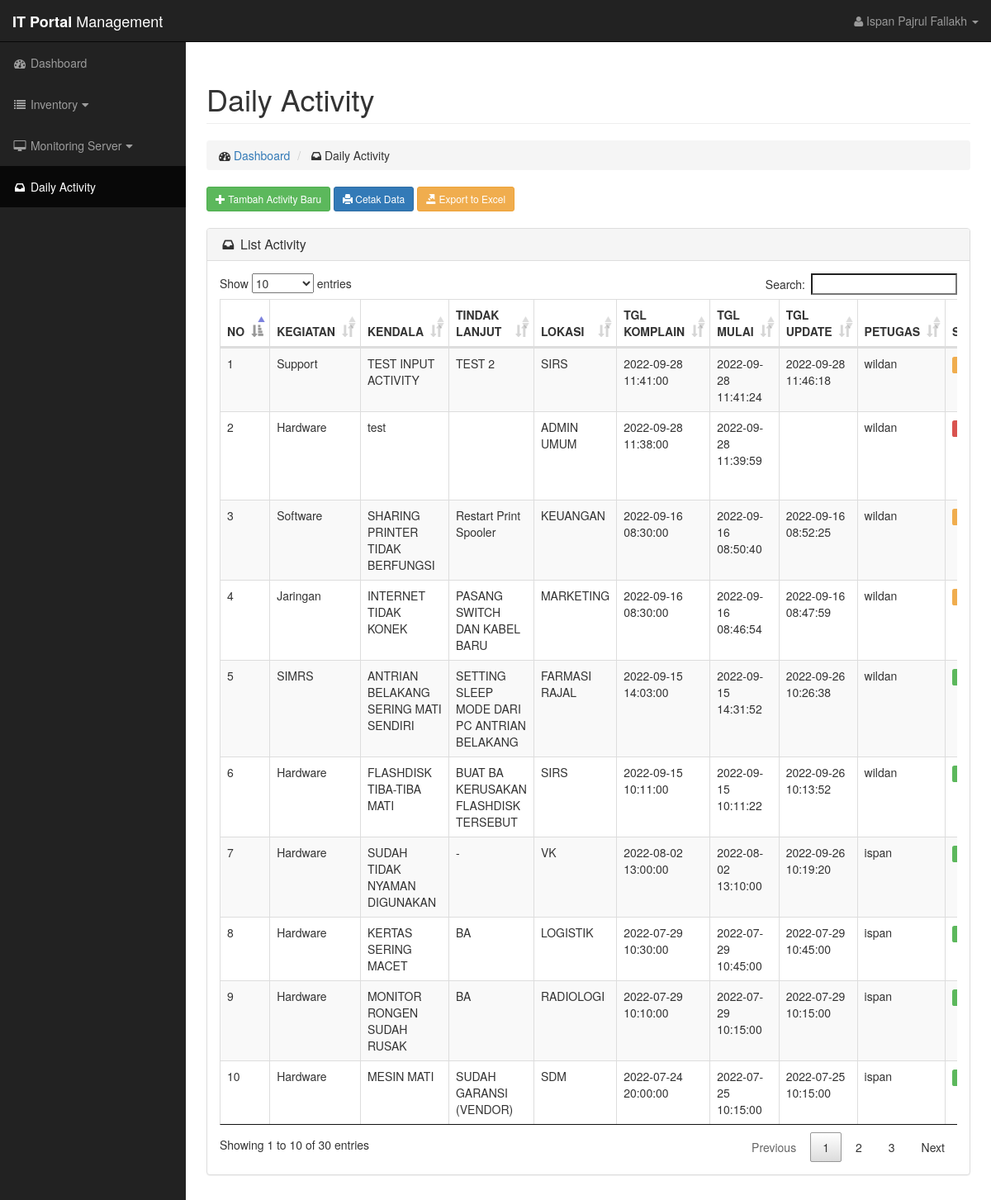
/it/pages/dailyactivity.php (signed in), run on the app's committed database.
### tables this page shows
CREATE TABLE `dailyactivity` (
  `id` int(11) NOT NULL,
  `kegiatan` varchar(160) DEFAULT NULL,
  `bagian` varchar(160) NOT NULL,
  `kendala` varchar(255) DEFAULT NULL,
  `tindaklanjut` varchar(255) DEFAULT NULL,
  `tgl_komplain` datetime DEFAULT NULL,
  `waktu_mulai` datetime DEFAULT current_timestamp(),
  `waktu_selesai` datetime DEFAULT NULL ON UPDATE current_timestamp(),
  `username` varchar(160) DEFAULT NULL,
  `status` int(1) NOT NULL COMMENT '0: Belum Selesai, 1: Selesai Belum Validasi, 2: Selesai dan divalidasi'
);

CREATE TABLE `mst_kegiatan` (
  `id` int(11) NOT NULL,
  `nama` varchar(60) NOT NULL
);

CREATE TABLE `mst_bagian` (
  `id` int(11) NOT NULL,
  `nama` varchar(160) NOT NULL
);

### it/pages/dailyactivity.php (the view, shortened to what this page needs)
<!DOCTYPE html>
<html lang="en">
<?php
	include('../../config.php');
?>
<head>
    <link rel="stylesheet" type="text/css" href="../../assets/assets/css/bootstrap.css">
	<link rel="stylesheet" type="text/css" href="../../assets/datatables/media/css/jquery.dataTables.css">
	<link rel="stylesheet" type="text/css" href="../../assets/datatables/media/css/dataTables.bootstrap.css">
    <link href="../../assets/css/bootstrap.min.css" rel="stylesheet">
    <link href="../../assets/css/sb-admin.css" rel="stylesheet">
    <link rel="stylesheet" type="text/css" href="../../assets/css/bootstrap-datepicker.min.css">
    <link href="../../assets/font-awesome/css/font-awesome.min.css" rel="stylesheet" type="text/css">
</head>
<body>
    <div id="wrapper">
        <nav class="navbar navbar-inverse navbar-fixed-top" role="navigation">
            <div class="navbar-header">
                <a class="navbar-brand" href="ndex.php"><Strong>IT Portal</strong> Management</a>
            </div>
            <?php
                include('../component/navbar.php');
            ?>
            <?php
                include('../component/menu.php');
            ?>
        </nav>
        <div id="page-wrapper">
            <div class="container-fluid">
                <div class="row">
                    <div class="col-lg-12">
                        <h1 class="page-header">
                            Daily Activity
                        </h1>
                        <ul class="breadcrumb">
                            <li>
                                <i class="fa fa-dashboard"></i>  <a href="index.php">Dashboard</a>
                            </li>
                            <li>
                                <i class="fa fa-inbox"></i> Daily Activity
                            </li>
                        </ul>
                        <?php
                            $username   = $_SESSION['username'];
                            $q          = mysqli_query($connect,"SELECT * FROM user WHERE username='$username'");
							$datalevel  = mysqli_fetch_array($q);
							if ((($datalevel['level'])=='0')or(($datalevel['level'])=='1')){
						?>
                            <button type="button" class='btn btn-sm btn-success' data-toggle="modal" data-target="#myModal"><span class="glyphicon glyphicon-plus"> </span> Tambah Activity Baru</button> <a href='cetakdailyact.php' target="_BLANK" class='btn btn-sm btn-primary'><span class="glyphicon glyphicon-print"> </span> Cetak Data</a>
                            <a href='../controller/export.php' target="_BLANK" class='btn btn-sm btn-warning'> <span class="glyphicon glyphicon-export"> </span> Export to Excel</a>
                            <br><br>
                        <?php
							}
                        ?>
                    </div>
                </div>
            	<div class="row">
                    <div class="col-lg-12">
                        <div class="panel panel-default">
                            <div class="panel-heading">
                                <h3 class="panel-title"><i class="fa fa-inbox fa-fw"></i> List Activity</h3>
                            </div>
                            <div class="panel-body">
                                <div class="table-responsive">
                            		<table id="example" class="table table-hover table-striped table-bordered">
                                		<thead>
                                            <tr>
                                                <th width='2%'>NO</th>
                                                <th>KEGIATAN</th>
                                                <th>KENDALA</th>
                                                <th>TINDAK LANJUT</th>
                                                <th width='8%'>LOKASI</th>
                                                <th>TGL KOMPLAIN</th>
                                                <th>TGL MULAI</th>
                                                <th>TGL UPDATE</th>
                                                <th>PETUGAS</th>
                                                <th>STATUS</th>
                                            </tr>
                                        </thead>
                                        <tbody>
                                            <?php
                                                $query="SELECT * FROM dailyactivity ORDER BY waktu_mulai DESC";
                                                if (mysqli_query($connect,$query)) {
                                                    $result=mysqli_query($connect,$query);
                                                } else die ("Error menjalankan query");
                                                if (mysqli_num_rows($result) > 0) {
                                                    $no='1';
                                                    while($row = mysqli_fetch_array($result)) {
                                                        echo "<tr>";
                                                        echo "	<td>".$no."</td>";
                                                        $kegiatan = $row["kegiatan"];
                                                        $bagian = $row["bagian"];
                                                        $q = mysqli_query($connect,"SELECT * FROM mst_kegiatan WHERE id=$kegiatan");
                                                        $data = mysqli_fetch_array($q);
                                                        echo "	<td>".$data['nama']."</td>";
                                                        echo "	<td>".$row["kendala"]."</td>";
                                                        echo "	<td>".$row["tindaklanjut"]."</td>";
                                                        $q = mysqli_query($connect,"SELECT * FROM mst_bagian WHERE id=$bagian");
                                                        $data = mysqli_fetch_array($q);
                                                        echo "	<td>".$data["nama"]."</td>";
                                                        echo "	<td>".$row["tgl_komplain"]."</td>";
                                                        echo "	<td>".$row["waktu_mulai"]."</td>";
                                                        echo "	<td>".$row["waktu_selesai"]."</td>";
                                                        echo "	<td>".$row["username"]."</td>";
                                                        if($row["status"]=="0"){
                                                            echo "<td><span class='label label-danger'> Belum Selesai </span></td>";
                                                        }else if($row["status"]=="1"){
                                                            echo "<td><span class='label label-warning'> Selesai Belum Validasi </span></td>";
                                                        }else if($row["status"]=="2"){
                                                            echo "<td><span class='label label-success'> Selesai sudah Validasi </span></td>";
                                                        }
                                                        echo "  <td> <a href='#DetailModal' class='btn btn-sm btn-primary' id='ActId' data-toggle='modal' data-id=".$row['id']."> <i class='glyphicon glyphicon-eye-open'></i> Detail</a>
                                                        <a href='#' class='btn btn-sm btn-warning' id='ActEdit'> <i class='glyphicon glyphicon-edit'></i> Edit</a>";
                                                        ?>
                                                        <?php
                                                        echo "</td></tr>";
                                                        $no++;
                                                    }
                                                echo "</table>";
                                                }
                                            ?>
                                </div>
                            </div>
                        </div>
                    </div>
                </div>
            </div>
        </div>
    </div>
</body>
</html>

### assets/css/sb-admin.css (style rules this page uses)
body { margin-top: 100px; background-color: #222; }
@media (min-width:768px) { body { margin-top: 50px; } }
#wrapper { padding-left: 0; }
#page-wrapper { width: 100%; padding: 0; background-color: #fff; }
@media (min-width:768px) { #wrapper { padding-left: 225px; } }
@media (min-width:768px) { #page-wrapper { padding: 10px; } }

### data on the page
dailyactivity: mst_kegiatan.nama "Support", kendala "TEST INPUT ACTIVITY", tindaklanjut "TEST 2", mst_bagian.nama "SIRS", tgl_komplain "2022-09-28 11:41:00", waktu_mulai "2022-09-28 11:41:24", waktu_selesai "2022-09-28 11:46:18", username "wildan"
dailyactivity: mst_kegiatan.nama "Hardware", kendala "test", mst_bagian.nama "ADMIN UMUM", tgl_komplain "2022-09-28 11:38:00", waktu_mulai "2022-09-28 11:39:59", username "wildan"
dailyactivity: mst_kegiatan.nama "Software", kendala "SHARING PRINTER TIDAK BERFUNGSI", tindaklanjut "Restart Print Spooler", mst_bagian.nama "KEUANGAN", tgl_komplain "2022-09-16 08:30:00", waktu_mulai "2022-09-16 08:50:40", waktu_selesai "2022-09-16 08:52:25", username "wildan"
dailyactivity: mst_kegiatan.nama "Jaringan", kendala "INTERNET TIDAK KONEK", tindaklanjut "PASANG SWITCH DAN KABEL BARU", mst_bagian.nama "MARKETING", tgl_komplain "2022-09-16 08:30:00", waktu_mulai "2022-09-16 08:46:54", waktu_selesai "2022-09-16 08:47:59", username "wildan"
dailyactivity: mst_kegiatan.nama "SIMRS", kendala "ANTRIAN BELAKANG SERING MATI SENDIRI", tindaklanjut "SETTING SLEEP MODE DARI PC ANTRIAN BELAKANG", mst_bagian.nama "FARMASI RAJAL", tgl_komplain "2022-09-15 14:03:00", waktu_mulai "2022-09-15 14:31:52", waktu_selesai "2022-09-26 10:26:38", username "wildan"
dailyactivity: mst_kegiatan.nama "Hardware", kendala "FLASHDISK TIBA-TIBA MATI", tindaklanjut "BUAT BA KERUSAKAN FLASHDISK TERSEBUT", mst_bagian.nama "SIRS", tgl_komplain "2022-09-15 10:11:00", waktu_mulai "2022-09-15 10:11:22", waktu_selesai "2022-09-26 10:13:52", username "wildan"
dailyactivity: mst_kegiatan.nama "Hardware", kendala "SUDAH TIDAK NYAMAN DIGUNAKAN", tindaklanjut "-", mst_bagian.nama "VK", tgl_komplain "2022-08-02 13:00:00", waktu_mulai "2022-08-02 13:10:00", waktu_selesai "2022-09-26 10:19:20", username "ispan"
dailyactivity: mst_kegiatan.nama "Hardware", kendala "KERTAS SERING MACET", tindaklanjut "BA", mst_bagian.nama "LOGISTIK", tgl_komplain "2022-07-29 10:30:00", waktu_mulai "2022-07-29 10:45:00", waktu_selesai "2022-07-29 10:45:00", username "ispan"
dailyactivity: mst_kegiatan.nama "Hardware", kendala "MONITOR RONGEN SUDAH RUSAK", tindaklanjut "BA", mst_bagian.nama "RADIOLOGI", tgl_komplain "2022-07-29 10:10:00", waktu_mulai "2022-07-29 10:15:00", waktu_selesai "2022-07-29 10:15:00", username "ispan"
dailyactivity: mst_kegiatan.nama "Hardware", kendala "MESIN MATI", tindaklanjut "SUDAH GARANSI (VENDOR)", mst_bagian.nama "SDM", tgl_komplain "2022-07-24 20:00:00", waktu_mulai "2022-07-25 10:15:00", waktu_selesai "2022-07-25 10:15:00", username "ispan"

### other printed values
$_SESSION['nama_lengkap'] "Ispan Pajrul Fallakh"
